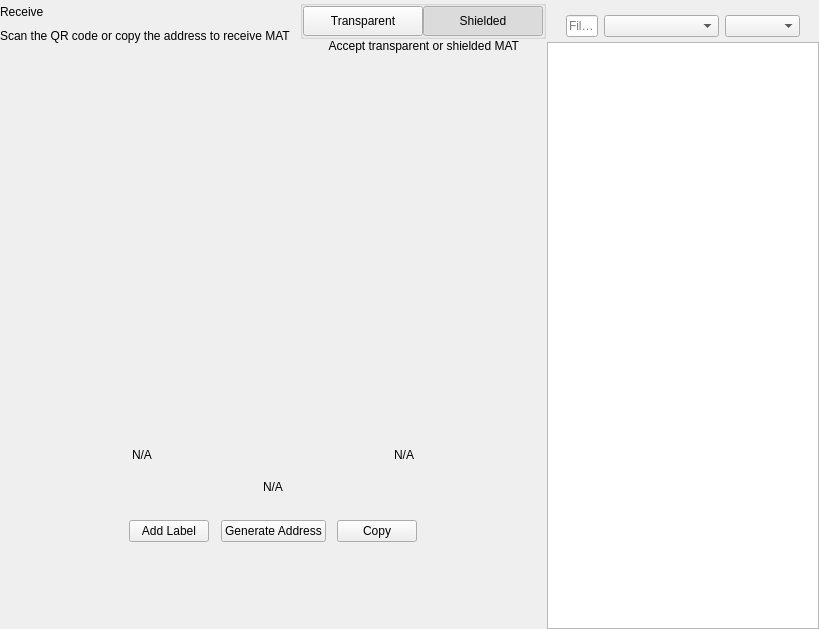
<?xml version="1.0" encoding="UTF-8"?>
<ui version="4.0">
 <class>ReceiveWidget</class>
 <widget class="QWidget" name="ReceiveWidget">
  <property name="geometry">
   <rect>
    <x>0</x>
    <y>0</y>
    <width>819</width>
    <height>629</height>
   </rect>
  </property>
  <property name="minimumSize">
   <size>
    <width>0</width>
    <height>0</height>
   </size>
  </property>
  <property name="windowTitle">
   <string notr="true">N/A</string>
  </property>
  <layout class="QHBoxLayout" name="horizontalLayout_2" stretch="2,1">
   <property name="spacing">
    <number>0</number>
   </property>
   <property name="leftMargin">
    <number>0</number>
   </property>
   <property name="topMargin">
    <number>0</number>
   </property>
   <property name="rightMargin">
    <number>0</number>
   </property>
   <property name="bottomMargin">
    <number>0</number>
   </property>
   <item>
    <widget class="QWidget" name="left" native="true">
     <layout class="QVBoxLayout" name="verticalLayout_3">
      <property name="leftMargin">
       <number>0</number>
      </property>
      <property name="topMargin">
       <number>0</number>
      </property>
      <property name="rightMargin">
       <number>0</number>
      </property>
      <property name="bottomMargin">
       <number>0</number>
      </property>
      <item>
       <layout class="QVBoxLayout" name="verticalLayout_2">
        <property name="spacing">
         <number>0</number>
        </property>
        <property name="leftMargin">
         <number>0</number>
        </property>
        <item>
         <layout class="QHBoxLayout" name="horizontalLayout_3">
          <property name="spacing">
           <number>0</number>
          </property>
          <item>
           <layout class="QVBoxLayout" name="verticalLayout_4">
            <property name="spacing">
             <number>5</number>
            </property>
            <item>
             <widget class="QLabel" name="labelTitle">
              <property name="text">
               <string>Receive</string>
              </property>
             </widget>
            </item>
            <item alignment="Qt::AlignTop">
             <widget class="QLabel" name="labelSubtitle1">
              <property name="text">
               <string>Scan the QR code or copy the address to receive MAT</string>
              </property>
             </widget>
            </item>
           </layout>
          </item>
          <item>
           <spacer name="horizontalSpacer">
            <property name="orientation">
             <enum>Qt::Horizontal</enum>
            </property>
            <property name="sizeHint" stdset="0">
             <size>
              <width>40</width>
              <height>20</height>
             </size>
            </property>
           </spacer>
          </item>
          <item>
           <widget class="QWidget" name="containerViewPrivacyChecks" native="true">
            <layout class="QVBoxLayout" name="containerPrivacyChecks">
             <property name="spacing">
              <number>0</number>
             </property>
             <property name="leftMargin">
              <number>0</number>
             </property>
             <property name="topMargin">
              <number>0</number>
             </property>
             <property name="rightMargin">
              <number>0</number>
             </property>
             <property name="bottomMargin">
              <number>0</number>
             </property>
             <item alignment="Qt::AlignHCenter|Qt::AlignVCenter">
              <widget class="QGroupBox" name="groupBox">
               <property name="title">
                <string/>
               </property>
               <layout class="QHBoxLayout" name="horizontalLayout_2_1">
                <property name="spacing">
                 <number>0</number>
                </property>
                <property name="leftMargin">
                 <number>0</number>
                </property>
                <property name="topMargin">
                 <number>0</number>
                </property>
                <property name="rightMargin">
                 <number>0</number>
                </property>
                <property name="bottomMargin">
                 <number>0</number>
                </property>
                <item>
                 <widget class="QPushButton" name="pushLeft">
                  <property name="minimumSize">
                   <size>
                    <width>120</width>
                    <height>30</height>
                   </size>
                  </property>
                  <property name="maximumSize">
                   <size>
                    <width>120</width>
                    <height>30</height>
                   </size>
                  </property>
                  <property name="focusPolicy">
                   <enum>Qt::NoFocus</enum>
                  </property>
                  <property name="text">
                   <string>Transparent</string>
                  </property>
                  <property name="checkable">
                   <bool>true</bool>
                  </property>
                  <property name="autoExclusive">
                   <bool>true</bool>
                  </property>
                 </widget>
                </item>
                <item>
                 <widget class="QPushButton" name="pushRight">
                  <property name="minimumSize">
                   <size>
                    <width>120</width>
                    <height>30</height>
                   </size>
                  </property>
                  <property name="maximumSize">
                   <size>
                    <width>120</width>
                    <height>30</height>
                   </size>
                  </property>
                  <property name="focusPolicy">
                   <enum>Qt::NoFocus</enum>
                  </property>
                  <property name="text">
                   <string>Shielded</string>
                  </property>
                  <property name="checkable">
                   <bool>true</bool>
                  </property>
                  <property name="checked">
                   <bool>true</bool>
                  </property>
                  <property name="autoExclusive">
                   <bool>true</bool>
                  </property>
                 </widget>
                </item>
               </layout>
              </widget>
             </item>
             <item alignment="Qt::AlignHCenter|Qt::AlignTop">
              <widget class="QLabel" name="labelSubtitle2">
               <property name="text">
                <string>Accept transparent or shielded MAT</string>
               </property>
               <property name="alignment">
                <set>Qt::AlignRight|Qt::AlignTrailing|Qt::AlignVCenter</set>
               </property>
              </widget>
             </item>
            </layout>
           </widget>
          </item>
         </layout>
        </item>
        <item>
         <spacer name="verticalSpacer_2">
          <property name="orientation">
           <enum>Qt::Vertical</enum>
          </property>
          <property name="sizeType">
           <enum>QSizePolicy::Expanding</enum>
          </property>
          <property name="sizeHint" stdset="0">
           <size>
            <width>20</width>
            <height>50</height>
           </size>
          </property>
         </spacer>
        </item>
        <item alignment="Qt::AlignHCenter">
         <widget class="QWidget" name="layoutQR" native="true">
          <property name="maximumSize">
           <size>
            <width>510</width>
            <height>16777215</height>
           </size>
          </property>
          <layout class="QVBoxLayout" name="verticalLayoutQr">
           <item>
            <spacer name="verticalSpacer11">
             <property name="orientation">
              <enum>Qt::Vertical</enum>
             </property>
             <property name="sizeType">
              <enum>QSizePolicy::Fixed</enum>
             </property>
             <property name="sizeHint" stdset="0">
              <size>
               <width>20</width>
               <height>20</height>
              </size>
             </property>
            </spacer>
           </item>
           <item alignment="Qt::AlignHCenter">
            <widget class="QLabel" name="labelQrImg">
             <property name="minimumSize">
              <size>
               <width>260</width>
               <height>260</height>
              </size>
             </property>
             <property name="maximumSize">
              <size>
               <width>260</width>
               <height>260</height>
              </size>
             </property>
             <property name="text">
              <string/>
             </property>
             <property name="alignment">
              <set>Qt::AlignCenter</set>
             </property>
            </widget>
           </item>
           <item>
            <spacer name="verticalSpacer_21">
             <property name="orientation">
              <enum>Qt::Vertical</enum>
             </property>
             <property name="sizeType">
              <enum>QSizePolicy::Fixed</enum>
             </property>
             <property name="sizeHint" stdset="0">
              <size>
               <width>20</width>
               <height>30</height>
              </size>
             </property>
            </spacer>
           </item>
           <item>
            <widget class="QWidget" name="widget" native="true">
             <property name="minimumSize">
              <size>
               <width>0</width>
               <height>0</height>
              </size>
             </property>
             <layout class="QHBoxLayout" name="horizontalLayout_5">
              <item>
               <widget class="QLabel" name="labelLabel">
                <property name="text">
                 <string notr="true">N/A</string>
                </property>
               </widget>
              </item>
              <item>
               <spacer name="horizontalSpacer_2">
                <property name="orientation">
                 <enum>Qt::Horizontal</enum>
                </property>
                <property name="sizeHint" stdset="0">
                 <size>
                  <width>141</width>
                  <height>20</height>
                 </size>
                </property>
               </spacer>
              </item>
              <item>
               <widget class="QLabel" name="labelDate">
                <property name="text">
                 <string notr="true">N/A</string>
                </property>
                <property name="alignment">
                 <set>Qt::AlignRight|Qt::AlignTrailing|Qt::AlignVCenter</set>
                </property>
               </widget>
              </item>
             </layout>
            </widget>
           </item>
           <item>
            <widget class="QLabel" name="labelAddress">
             <property name="sizePolicy">
              <sizepolicy hsizetype="Expanding" vsizetype="Preferred">
               <horstretch>0</horstretch>
               <verstretch>0</verstretch>
              </sizepolicy>
             </property>
             <property name="minimumSize">
              <size>
               <width>300</width>
               <height>0</height>
              </size>
             </property>
             <property name="text">
              <string notr="true">N/A</string>
             </property>
             <property name="alignment">
              <set>Qt::AlignCenter</set>
             </property>
            </widget>
           </item>
           <item>
            <spacer name="verticalSpacer_4">
             <property name="orientation">
              <enum>Qt::Vertical</enum>
             </property>
             <property name="sizeType">
              <enum>QSizePolicy::Fixed</enum>
             </property>
             <property name="sizeHint" stdset="0">
              <size>
               <width>20</width>
               <height>20</height>
              </size>
             </property>
            </spacer>
           </item>
           <item>
            <layout class="QHBoxLayout" name="horizontalLayout_4">
             <item alignment="Qt::AlignHCenter">
              <widget class="QPushButton" name="pushButtonLabel">
               <property name="focusPolicy">
                <enum>Qt::NoFocus</enum>
               </property>
               <property name="text">
                <string>Add Label</string>
               </property>
              </widget>
             </item>
             <item alignment="Qt::AlignHCenter">
              <widget class="QPushButton" name="pushButtonNewAddress">
               <property name="focusPolicy">
                <enum>Qt::NoFocus</enum>
               </property>
               <property name="text">
                <string>Generate Address</string>
               </property>
              </widget>
             </item>
             <item alignment="Qt::AlignHCenter">
              <widget class="QPushButton" name="pushButtonCopy">
               <property name="focusPolicy">
                <enum>Qt::NoFocus</enum>
               </property>
               <property name="text">
                <string>Copy</string>
               </property>
              </widget>
             </item>
            </layout>
           </item>
           <item>
            <spacer name="verticalSpacer_3">
             <property name="orientation">
              <enum>Qt::Vertical</enum>
             </property>
             <property name="sizeType">
              <enum>QSizePolicy::Expanding</enum>
             </property>
             <property name="sizeHint" stdset="0">
              <size>
               <width>20</width>
               <height>20</height>
              </size>
             </property>
            </spacer>
           </item>
          </layout>
         </widget>
        </item>
        <item>
         <spacer name="verticalSpacer">
          <property name="orientation">
           <enum>Qt::Vertical</enum>
          </property>
          <property name="sizeHint" stdset="0">
           <size>
            <width>20</width>
            <height>40</height>
           </size>
          </property>
         </spacer>
        </item>
       </layout>
      </item>
     </layout>
    </widget>
   </item>
   <item>
    <widget class="QWidget" name="right" native="true">
     <layout class="QVBoxLayout" name="verticalLayout_5">
      <property name="spacing">
       <number>0</number>
      </property>
      <property name="leftMargin">
       <number>1</number>
      </property>
      <property name="topMargin">
       <number>0</number>
      </property>
      <property name="rightMargin">
       <number>0</number>
      </property>
      <property name="bottomMargin">
       <number>0</number>
      </property>
      <item>
       <layout class="QVBoxLayout" name="container_right">
        <property name="spacing">
         <number>0</number>
        </property>
        <property name="leftMargin">
         <number>0</number>
        </property>
        <property name="rightMargin">
         <number>0</number>
        </property>
        <item>
         <layout class="QVBoxLayout" name="verticalLayout">
          <property name="spacing">
           <number>6</number>
          </property>
          <property name="leftMargin">
           <number>19</number>
          </property>
          <property name="rightMargin">
           <number>19</number>
          </property>
          <item>
           <widget class="OptionButton" name="btnRequest" native="true"/>
          </item>
          <item>
           <widget class="OptionButton" name="btnMyAddresses" native="true">
            <property name="sizePolicy">
             <sizepolicy hsizetype="Preferred" vsizetype="Minimum">
              <horstretch>0</horstretch>
              <verstretch>0</verstretch>
             </sizepolicy>
            </property>
           </widget>
          </item>
         </layout>
        </item>
        <item>
         <widget class="QWidget" name="sortWidget" native="true">
          <layout class="QHBoxLayout" name="horizontalLayout_6">
           <property name="leftMargin">
            <number>19</number>
           </property>
           <property name="rightMargin">
            <number>19</number>
           </property>
           <property name="bottomMargin">
            <number>5</number>
           </property>
           <item>
            <widget class="QLineEdit" name="lineEditFilter">
             <property name="sizePolicy">
              <sizepolicy hsizetype="Expanding" vsizetype="Fixed">
               <horstretch>0</horstretch>
               <verstretch>0</verstretch>
              </sizepolicy>
             </property>
             <property name="minimumSize">
              <size>
               <width>0</width>
               <height>0</height>
              </size>
             </property>
             <property name="contextMenuPolicy">
              <enum>Qt::DefaultContextMenu</enum>
             </property>
             <property name="acceptDrops">
              <bool>false</bool>
             </property>
             <property name="maxLength">
              <number>40</number>
             </property>
             <property name="placeholderText">
              <string>Filter</string>
             </property>
            </widget>
           </item>
           <item>
            <spacer name="horizontalSpacer_3">
             <property name="orientation">
              <enum>Qt::Horizontal</enum>
             </property>
             <property name="sizeType">
              <enum>QSizePolicy::Preferred</enum>
             </property>
             <property name="sizeHint" stdset="0">
              <size>
               <width>20</width>
               <height>20</height>
              </size>
             </property>
            </spacer>
           </item>
           <item>
            <widget class="QComboBox" name="comboBoxSort">
             <property name="sizePolicy">
              <sizepolicy hsizetype="Preferred" vsizetype="Fixed">
               <horstretch>0</horstretch>
               <verstretch>0</verstretch>
              </sizepolicy>
             </property>
             <property name="minimumSize">
              <size>
               <width>115</width>
               <height>0</height>
              </size>
             </property>
            </widget>
           </item>
           <item>
            <widget class="QComboBox" name="comboBoxSortOrder">
             <property name="sizePolicy">
              <sizepolicy hsizetype="Preferred" vsizetype="Fixed">
               <horstretch>0</horstretch>
               <verstretch>0</verstretch>
              </sizepolicy>
             </property>
             <property name="minimumSize">
              <size>
               <width>75</width>
               <height>0</height>
              </size>
             </property>
            </widget>
           </item>
          </layout>
          <zorder>comboBoxSort</zorder>
          <zorder>comboBoxSortOrder</zorder>
          <zorder>lineEditFilter</zorder>
         </widget>
        </item>
        <item>
         <widget class="QListView" name="listViewAddress"/>
        </item>
       </layout>
      </item>
     </layout>
    </widget>
   </item>
  </layout>
 </widget>
 <customwidgets>
  <customwidget>
   <class>OptionButton</class>
   <extends>QWidget</extends>
   <header>qt/matx/optionbutton.h</header>
   <container>1</container>
  </customwidget>
 </customwidgets>
 <resources/>
 <connections/>
</ui>
